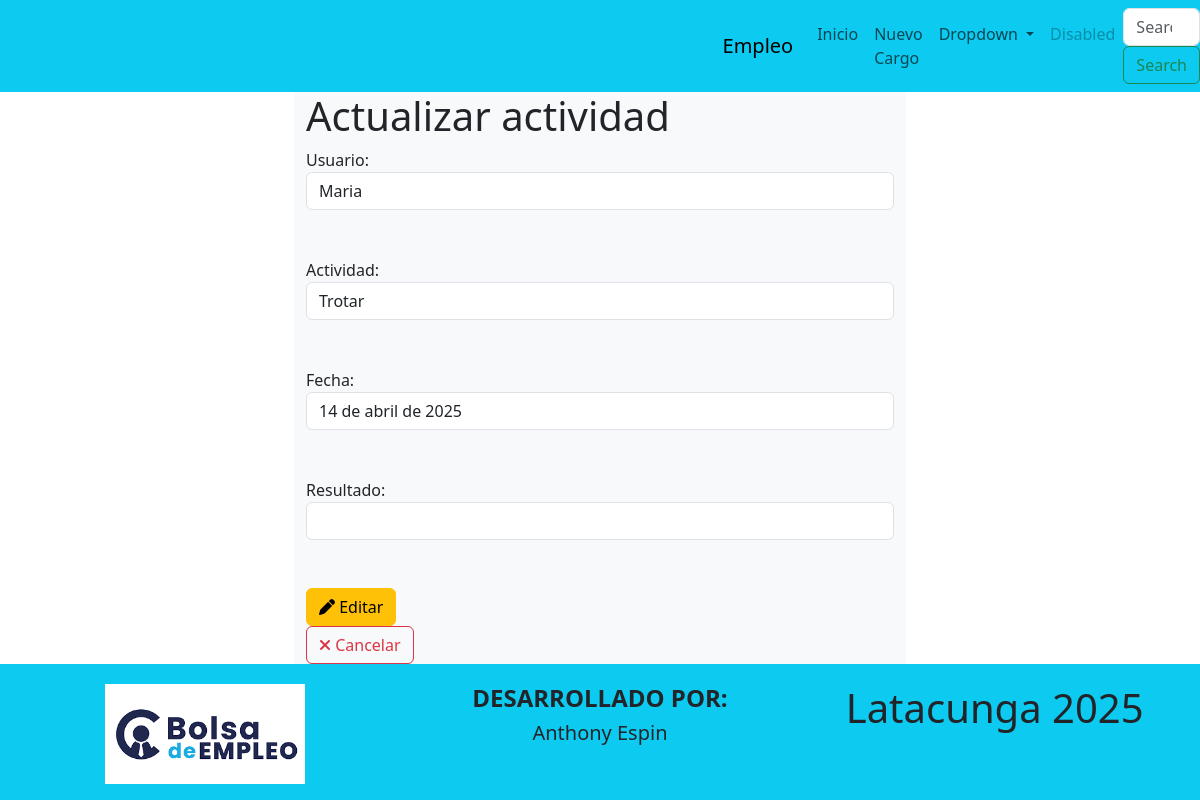
Screenshot of /editarCargo/7 with the database file from the repository.
### Aplicaciones/Actividad/models.py (models this page shows, shortened)
class  Historial(models.Model):
    id=models.AutoField(primary_key=True)
    usuario=models.CharField(max_length=100)
    actividad=models.CharField(max_length=210)
    fecha=models.DateField()
    resultado=models.TextField()

### Aplicaciones/Actividad/views.py (the view)
def editarCargo(request,id):
    cargoEditar=Historial.objects.get(id=id)
    return render(request,"editarCargo.html", {'cargoEditar':cargoEditar})

### Aplicaciones/Actividad/templates/editarCargo.html (shortened to what this page needs)
{% extends './plantilla.html' %}
{% block contenido %}
    <div class="row ">
        <div class="col-md-3 "> </div>
        <div class="col-md-6 bg-light">
            <h1>Actualizar actividad</h1>
            <form action="/procesarEdicionCargo/{{ cargoEditar.id }}" method="post">
                <label for="usuario">Usuario:</label><br>
                <input class="form-control" type="text" name="usuario" id="usuario" value="{{cargoEditar.usuario}}"><br><br>
                <label for="actividad">Actividad:</label><br>
                <input class="form-control" type="text" name="actividad" id="actividad" value="{{cargoEditar.actividad}}"><br><br>
                <label for="fecha">Fecha:</label><br>
                <input class="form-control" type="text" name="fecha" id="fecha" value="{{cargoEditar.fecha}}" ><br><br>
                <label for="resultado">Resultado:</label><br>
                <input class="form-control" type="text" name="resultado" id="resultado" value="{{cargoEditar.rersultado}}" ><br><br>
                <button class="btn btn-warning" type="submit">
                    <i class="fa fa-pen"></i>
                    Editar</button>
                <br>
                <a class="btn btn-outline-danger" href="/">
                    <i class="fa fa-times"></i>
                    Cancelar</a>
            </form>
        </div>
        <div class="col-md-3 "> </div>
    </div>
{% endblock %}

### rows the page displays
Historial: usuario "Maria", actividad "Trotar", fecha "14 de abril de 2025"
